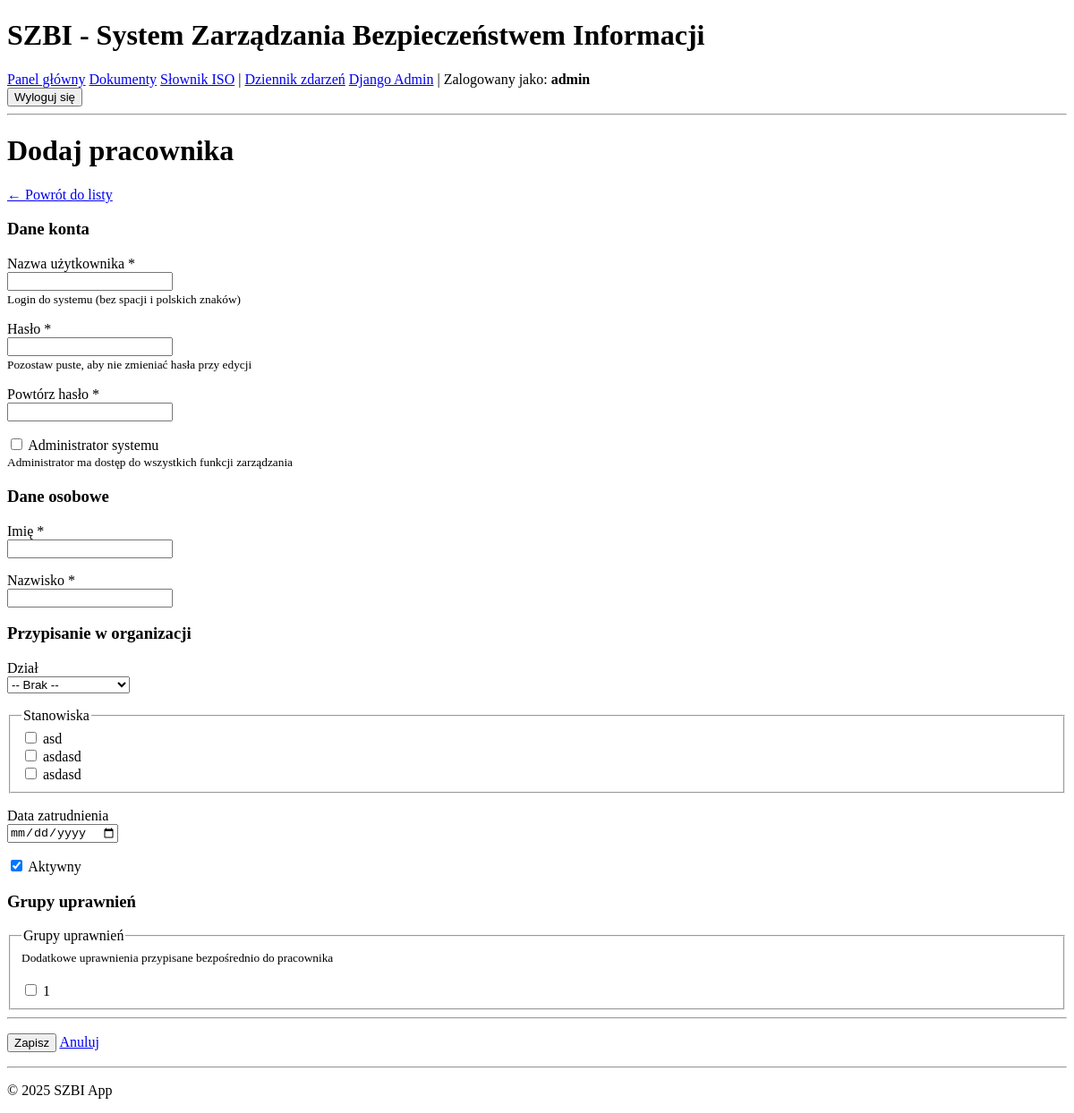
The app's page /pracownicy/dodaj/ (signed in), older data.
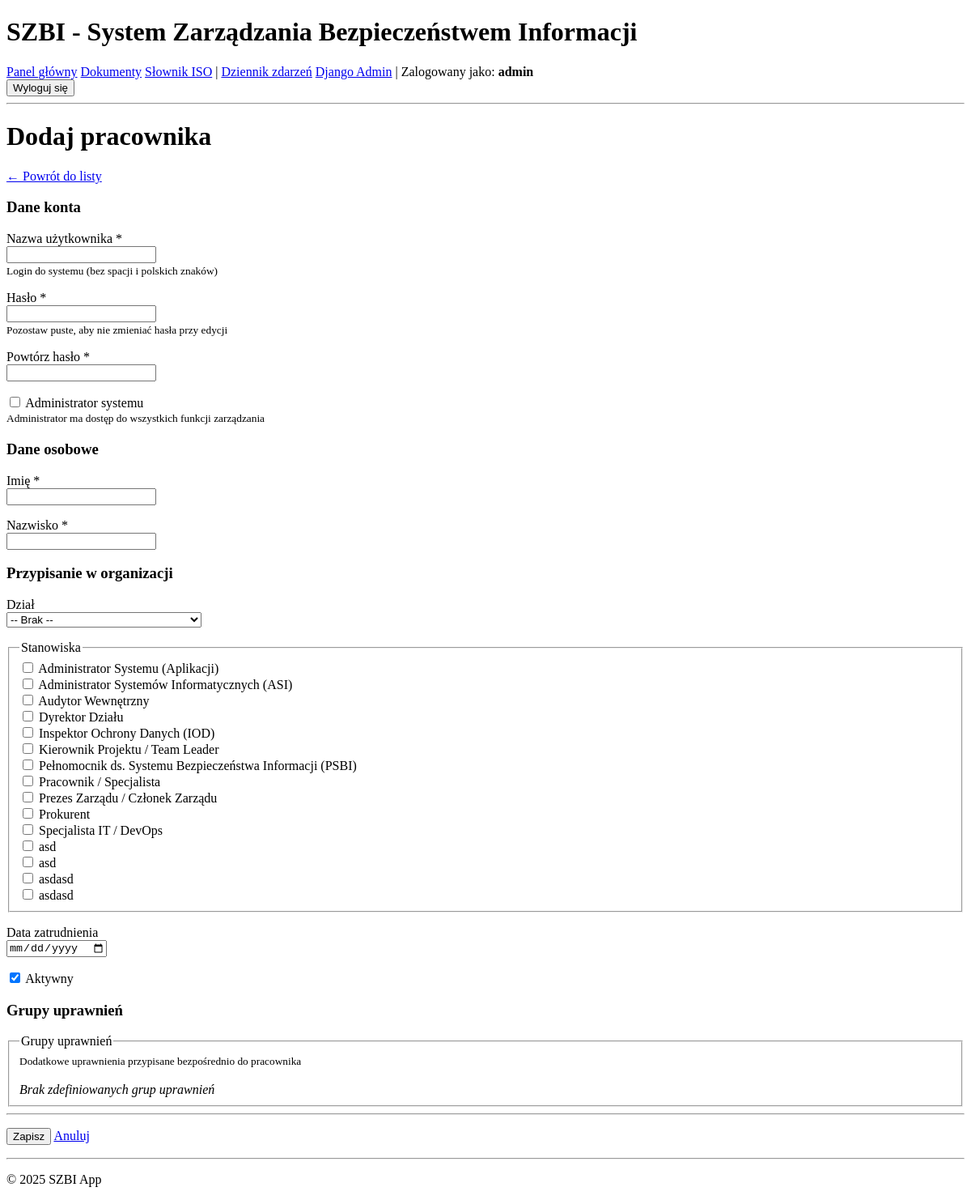
The same page, newer data.
### core/models.py (models this page shows, shortened)
class Position(models.Model):
    organization = models.ForeignKey(
        Organization,
        on_delete=models.CASCADE,
        related_name='positions',
        verbose_name="Organizacja"
    )
    name = models.CharField(max_length=255, verbose_name="Nazwa stanowiska")
    description = models.TextField(verbose_name="Opis", blank=True)
    department = models.ForeignKey(
        Department,
        on_delete=models.SET_NULL,
        null=True,
        blank=True,
        related_name='positions',
        verbose_name="Dział"
    )
    created_at = models.DateTimeField(auto_now_add=True, verbose_name="Data utworzenia")
    updated_at = models.DateTimeField(auto_now=True, verbose_name="Data modyfikacji")
    class Meta:
        verbose_name = "Stanowisko"
        verbose_name_plural = "Stanowiska"
        ordering = ['organization', 'name']

class PermissionGroup(models.Model):
    name = models.CharField(max_length=255, verbose_name="Nazwa grupy")
    description = models.TextField(verbose_name="Opis", blank=True)
    permissions = models.ManyToManyField(
        Permission,
        blank=True,
        related_name='groups',
        verbose_name="Uprawnienia"
    )
    created_at = models.DateTimeField(auto_now_add=True, verbose_name="Data utworzenia")
    updated_at = models.DateTimeField(auto_now=True, verbose_name="Data modyfikacji")
    class Meta:
        verbose_name = "Grupa uprawnień"
        verbose_name_plural = "Grupy uprawnień"
        ordering = ['name']

### core/views.py (the view)
# urls.py: path('pracownicy/dodaj/', views.employee_create, name='employee_create'),
@login_required
@user_passes_test(is_admin)
def employee_create(request):
    organization = get_or_create_organization()
    if request.method == 'POST':
        form = EmployeeForm(request.POST, organization=organization)
        if form.is_valid():
            employee = form.save()
            log_activity(request, 'create', 'employee', employee,
                        f'Utworzono pracownika "{employee.get_full_name()}"')
            messages.success(request, f'Pracownik "{form.cleaned_data["first_name"]} {form.cleaned_data["last_name"]}" został dodany.')
            return redirect('core:employee_list')
    else:
        form = EmployeeForm(organization=organization)
    return render(request, 'core/employee_form.html', {
        'form': form,
        'title': 'Dodaj pracownika',
    })

### core/views.py (called while the page is built)
def is_admin(user):
    return user.is_staff or user.is_superuser

def get_or_create_organization():
    org, created = Organization.objects.get_or_create(
        pk=1,
        defaults={'name': 'Moja Organizacja', 'short_name': 'MO'}
    )
    return org

### templates/core/employee_form.html (shortened to what this page needs)
{% extends 'base.html' %}
{% block content %}
<h1>{{ title }}</h1>
<p><a href="{% url 'core:employee_list' %}">← Powrót do listy</a></p>
<form method="post">
    <h3>Dane konta</h3>
    <p>
        <label for="id_username">{{ form.username.label }} *</label><br>
        <input type="text" name="username" id="id_username" value="{{ form.username.value|default:'' }}" required>
        {% if form.username.help_text %}<br><small>{{ form.username.help_text }}</small>{% endif %}
    </p>
    <p>
        <label for="id_password">{{ form.password.label }}{% if not employee %} *{% endif %}</label><br>
        <input type="password" name="password" id="id_password" {% if not employee %}required{% endif %}>
        {% if form.password.help_text %}<br><small>{{ form.password.help_text }}</small>{% endif %}
    </p>
    <p>
        <label for="id_password_confirm">{{ form.password_confirm.label }}{% if not employee %} *{% endif %}</label><br>
        <input type="password" name="password_confirm" id="id_password_confirm" {% if not employee %}required{% endif %}>
    </p>
    <p>
        <input type="checkbox" name="is_admin" id="id_is_admin" {% if form.is_admin.value %}checked{% endif %}>
        <label for="id_is_admin">{{ form.is_admin.label }}</label>
        {% if form.is_admin.help_text %}<br><small>{{ form.is_admin.help_text }}</small>{% endif %}
    </p>
    <h3>Dane osobowe</h3>
    <p>
        <label for="id_first_name">{{ form.first_name.label }} *</label><br>
        <input type="text" name="first_name" id="id_first_name" value="{{ form.first_name.value|default:'' }}" required>
    </p>
    <p>
        <label for="id_last_name">{{ form.last_name.label }} *</label><br>
        <input type="text" name="last_name" id="id_last_name" value="{{ form.last_name.value|default:'' }}" required>
    </p>
    <h3>Przypisanie w organizacji</h3>
    <p>
        <label for="id_department">{{ form.department.label }}</label><br>
        <select name="department" id="id_department">
            <option value="">-- Brak --</option>
        </select>
    </p>
    <fieldset>
        <legend>{{ form.positions.label }}</legend>
        {% for pos in form.positions.field.queryset %}
        <label>
            <input type="checkbox" name="positions" value="{{ pos.pk }}"
                   {% if pos.pk in form.positions.value or pos.pk|stringformat:"s" in form.positions.value %}checked{% endif %}>
            {{ pos.name }}
        </label><br>
        {% empty %}
        <em>Brak stanowisk w organizacji</em>
        {% endfor %}
    </fieldset>
    <p>
        <label for="id_hire_date">{{ form.hire_date.label }}</label><br>
        <input type="date" name="hire_date" id="id_hire_date" value="{{ form.hire_date.value|default:'' }}">
    </p>
    <p>
        <input type="checkbox" name="is_active" id="id_is_active" {% if form.is_active.value %}checked{% endif %}>
        <label for="id_is_active">{{ form.is_active.label }}</label>
    </p>
    <h3>Grupy uprawnień</h3>
    <fieldset>
        <legend>{{ form.permission_groups.label }}</legend>
        {% if form.permission_groups.help_text %}<small>{{ form.permission_groups.help_text }}</small><br><br>{% endif %}
        {% for group in form.permission_groups.field.queryset %}
        <label>
            <input type="checkbox" name="permission_groups" value="{{ group.pk }}"
                   {% if group.pk in form.permission_groups.value or group.pk|stringformat:"s" in form.permission_groups.value %}checked{% endif %}>
            {{ group.name }}
        </label><br>
        {% empty %}
        <em>Brak zdefiniowanych grup uprawnień</em>
        {% endfor %}
    </fieldset>
    <hr>
    <p>
        <button type="submit">Zapisz</button>
        <a href="{% url 'core:employee_list' %}">Anuluj</a>
    </p>
</form>
{% endblock %}

Row changes from the older to the newer data that the page shows:
removed PermissionGroup: name "1"
added Position: name "Administrator Systemu (Aplikacji)"
added Position: name "Administrator Systemów Informatycznych (ASI)"
added Position: name "Audytor Wewnętrzny"
added Position: name "Dyrektor Działu"
added Position: name "Inspektor Ochrony Danych (IOD)"
added Position: name "Kierownik Projektu / Team Leader"
added Position: name "Pełnomocnik ds. Systemu Bezpieczeństwa Informacji (PSBI)"
added Position: name "Pracownik / Specjalista"
added Position: name "Prezes Zarządu / Członek Zarządu"
added Position: name "Prokurent"
added Position: name "Specjalista IT / DevOps"
added Position: name "asd"
Text that changed along with them:
text now shown: "Brak zdefiniowanych grup uprawnień"
